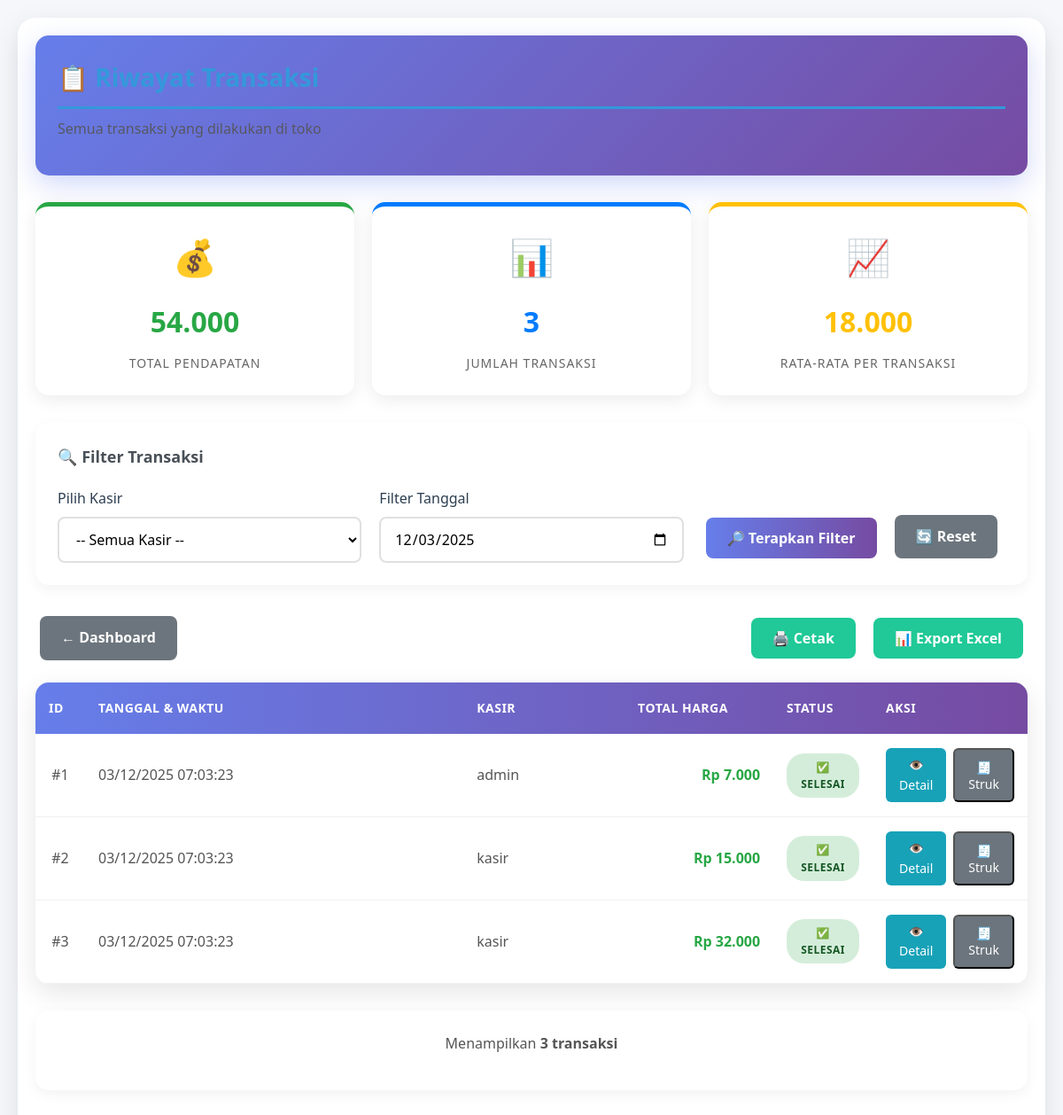
The app's page /transaksi/list.php (signed in) with its own data.
### tables this page shows
CREATE TABLE transaksi (
    id_transaksi INT AUTO_INCREMENT PRIMARY KEY,
    tanggal TIMESTAMP DEFAULT CURRENT_TIMESTAMP,
    id_user INT NOT NULL,
    total_harga INT NOT NULL,
    FOREIGN KEY (id_user) REFERENCES user(id_user) ON DELETE CASCADE,
    INDEX idx_tanggal (tanggal),
    INDEX idx_user (id_user)
);

CREATE TABLE user (
    id_user INT AUTO_INCREMENT PRIMARY KEY,
    username VARCHAR(50) NOT NULL UNIQUE,
    password VARCHAR(255) NOT NULL,
    role ENUM('admin', 'kasir') NOT NULL,
    created_at TIMESTAMP DEFAULT CURRENT_TIMESTAMP
);

### transaksi/list.php (the view, shortened to what this page needs)
<?php
require_once '../db.php';
$user_role = $_SESSION['role'];
$filter_date = '';
$where_clause = '';
$sql_stats = "SELECT
                COUNT(*) as total_transaksi,
                SUM(total_harga) as total_pendapatan,
                AVG(total_harga) as rata_rata
              FROM transaksi t $where_clause";
$result_stats = mysqli_query($conn, $sql_stats);
$stats = mysqli_fetch_assoc($result_stats);
$sql = "SELECT t.*, u.username as nama_kasir
        FROM transaksi t
        LEFT JOIN user u ON t.id_user = u.id_user
        $where_clause
        ORDER BY t.tanggal DESC
        LIMIT 100";
$result = mysqli_query($conn, $sql);
?>
<!DOCTYPE html>
<html lang="id">
<head>
    <link rel="stylesheet" href="../assets/style.css">
</head>
<body>
    <div class="container">
        <div class="page-header">
            <h1 class="page-title">📋 Riwayat Transaksi</h1>
            <p class="page-subtitle">
                <?php if ($user_role == 'admin'): ?>
                    Semua transaksi yang dilakukan di toko
                <?php else: ?>
                    Transaksi yang Anda buat sebagai kasir
                <?php endif; ?>
            </p>
        </div>
        <div class="stats-grid">
            <div class="stat-card">
                <div class="stat-icon">💰</div>
                <div class="stat-number"><?php echo number_format($stats['total_pendapatan'] ?? 0, 0, ',', '.'); ?></div>
                <div class="stat-label">Total Pendapatan</div>
            </div>
            <div class="stat-card">
                <div class="stat-icon">📊</div>
                <div class="stat-number"><?php echo $stats['total_transaksi'] ?? 0; ?></div>
                <div class="stat-label">Jumlah Transaksi</div>
            </div>
            <div class="stat-card">
                <div class="stat-icon">📈</div>
                <div class="stat-number"><?php echo number_format($stats['rata_rata'] ?? 0, 0, ',', '.'); ?></div>
                <div class="stat-label">Rata-rata per Transaksi</div>
            </div>
        </div>
        <div class="filter-section">
            <h3 class="filter-title">🔍 Filter Transaksi</h3>
            <form method="GET" action="" class="filter-form">
                <?php if ($user_role == 'admin'): ?>
                    <div class="form-group">
                        <label class="form-label">Pilih Kasir</label>
                        <select name="kasir" class="form-control">
                            <option value="">-- Semua Kasir --</option>
                        </select>
                    </div>
                <?php endif; ?>
                <div class="form-group">
                    <label class="form-label">Filter Tanggal</label>
                    <input type="date"
                           name="tanggal"
                           class="form-control"
                           value="<?php echo htmlspecialchars($filter_date); ?>">
                </div>
                <div class="filter-buttons">
                    <button type="submit" class="btn btn-primary">
                        🔎 Terapkan Filter
                    </button>
                    <a href="list.php" class="btn btn-secondary">
                        🔄 Reset
                    </a>
                </div>
            </form>
        </div>
        <div class="action-bar">
            <div>
                <a href="../dashboard/index.php" class="btn btn-secondary">
                    ← Dashboard
                </a>
            </div>
            <div class="export-buttons">
                <button onclick="printTable()" class="btn btn-export">
                    🖨️ Cetak
                </button>
                <button onclick="exportToExcel()" class="btn btn-export">
                    📊 Export Excel
                </button>
            </div>
        </div>
        <div class="table-container">
            <?php if (mysqli_num_rows($result) > 0): ?>
                <table id="transactionsTable">
                    <thead>
                        <tr>
                            <th width="5%">ID</th>
                            <th>Tanggal & Waktu</th>
                            <?php if ($user_role == 'admin'): ?>
                                <th>Kasir</th>
                            <?php endif; ?>
                            <th width="15%">Total Harga</th>
                            <th width="10%">Status</th>
                            <th width="15%">Aksi</th>
                        </tr>
                    </thead>
                    <tbody>
                        <?php while ($row = mysqli_fetch_assoc($result)): ?>
                            <tr>
                                <td class="text-center">#<?php echo htmlspecialchars($row['id_transaksi']); ?></td>
                                <td><?php echo date('d/m/Y H:i:s', strtotime($row['tanggal'])); ?></td>
                                <?php if ($user_role == 'admin'): ?>
                                    <td><?php echo htmlspecialchars($row['nama_kasir']); ?></td>
                                <?php endif; ?>
                                <td class="text-right amount">
                                    Rp <?php echo number_format($row['total_harga'], 0, ',', '.'); ?>
                                </td>
                                <td class="text-center">
                                    <span class="status-badge status-success">
                                        ✅ Selesai
                                    </span>
                                </td>
                                <td class="text-center">
                                    <div class="action-buttons">
                                        <a href="detail.php?id=<?php echo $row['id_transaksi']; ?>"
                                           class="btn-small btn-info">
                                            👁️ Detail
                                        </a>
                                        <button onclick="printReceipt(<?php echo $row['id_transaksi']; ?>)"
                                                class="btn-small btn-secondary">
                                            🧾 Struk
                                        </button>
                                    </div>
                                </td>
                            </tr>
                        <?php endwhile; ?>
                    </tbody>
                </table>
            <?php endif; ?>
        </div>
        <?php if (mysqli_num_rows($result) > 0): ?>
            <div class="filter-section" style="text-align: center;">
                <p>
                    Menampilkan <strong><?php echo mysqli_num_rows($result); ?> transaksi</strong>
                </p>
            </div>
        <?php endif; ?>
    </div>
</body>
</html>

### assets/style.css (style rules this page uses)
* { margin: 0; padding: 0; box-sizing: border-box; font-family: 'Segoe UI', Tahoma, Geneva, Verdana, sans-serif; }
html { scroll-behavior: smooth; }
body { background: linear-gradient(135deg, #f5f7fa 0%, #c3cfe2 100%); color: #333; line-height: 1.6; min-height: 100vh; padding: 20px; }
.container { max-width: 1200px; margin: 0 auto; padding: 30px; background: white; border-radius: 20px; box-shadow: 0 10px 30px rgba(0, 0, 0, 0.1); margin-top: 30px; margin-bottom: 30px; }
h1, h2, h3, h4, h5, h6 { color: #2c3e50; margin-bottom: 20px; font-weight: 600; }
h1 { font-size: 2.5rem; color: #3498db; border-bottom: 3px solid #3498db; padding-bottom: 10px; margin-bottom: 30px; }
h3 { font-size: 1.5rem; color: #34495e; margin-bottom: 20px; }
p { margin-bottom: 15px; color: #555; }
.text-center { text-align: center; }
.text-right { text-align: right; }
.btn { display: inline-block; padding: 12px 24px; background: #3498db; color: white; border: none; border-radius: 8px; text-decoration: none; cursor: pointer; font-size: 1rem; font-weight: 500; transition: all 0.3s ease; margin: 5px; text-align: center; }
.btn-secondary { background: #95a5a6; }
.btn-small { padding: 8px 16px; font-size: 0.9rem; }
.form-group { margin-bottom: 25px; }
.form-group label { display: block; margin-bottom: 8px; color: #2c3e50; font-weight: 500; font-size: 1rem; }
.form-control { width: 100%; padding: 12px 15px; border: 2px solid #ddd; border-radius: 8px; font-size: 1rem; transition: border 0.3s ease; background: white; }
select.form-control { cursor: pointer; }
.table-container { overflow-x: auto; margin: 20px 0; border-radius: 10px; box-shadow: 0 5px 15px rgba(0, 0, 0, 0.05); }
.stats-grid { display: grid; grid-template-columns: repeat(auto-fit, minmax(200px, 1fr)); gap: 20px; margin: 30px 0; }
.stat-card { background: white; padding: 25px; border-radius: 15px; text-align: center; box-shadow: 0 5px 15px rgba(0, 0, 0, 0.05); border-top: 5px solid #3498db; }

### records on screen
transaksi: id_transaksi "1", tanggal "03/12/2025 07:03:23", id_user.username "admin", total_harga "7.000"
transaksi: id_transaksi "2", tanggal "03/12/2025 07:03:23", id_user.username "kasir", total_harga "15.000"
transaksi: id_transaksi "3", tanggal "03/12/2025 07:03:23", id_user.username "kasir", total_harga "32.000"

### other values on screen
$stats['total_pendapatan'] "54.000"
$stats['total_transaksi'] "3"
$stats['rata_rata'] "18.000"
mysqli_num_rows($result) "3"
